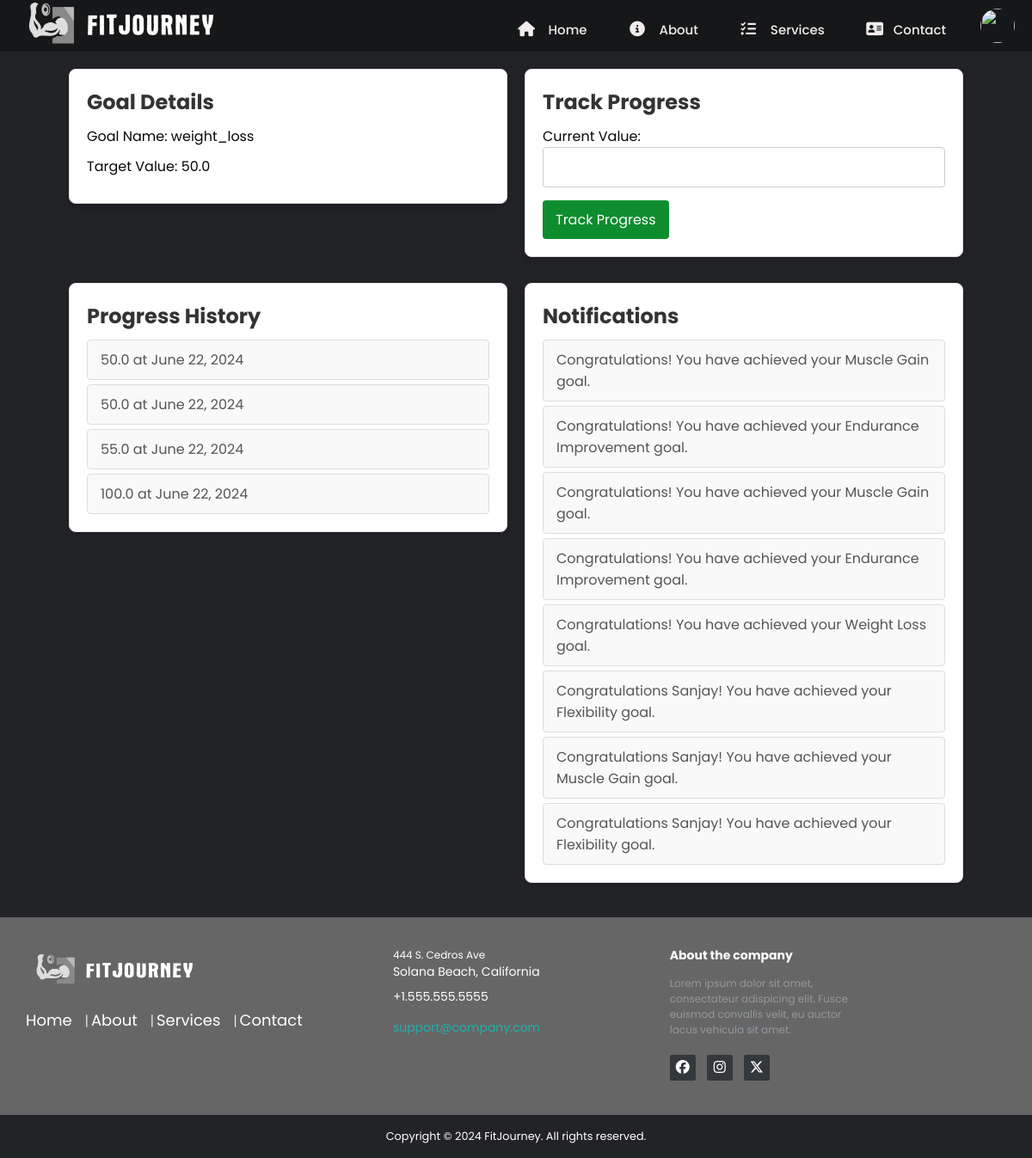
The app's page /goal/track/1/ (signed in) with its own data.
### Goal/models.py (models this page shows, shortened)
class Goal(models.Model):
    GOAL_TYPES = [
        ('weight_loss', 'Weight Loss'),
        ('muscle_gain', 'Muscle Gain'),
        ('endurance_improvement', 'Endurance Improvement'),
        ('flexibility', 'Flexibility'),
    ]
    user = models.ForeignKey(settings.AUTH_USER_MODEL, on_delete=models.CASCADE)
    goal_type = models.CharField(max_length=50, choices=GOAL_TYPES)
    target_value = models.FloatField()
    start_date = models.DateField(default=timezone.now)
    end_date = models.DateField()
    achieved = models.BooleanField(default=False)

class Progress(models.Model):
    goal = models.ForeignKey(Goal, on_delete=models.CASCADE)
    current_value = models.FloatField()
    date_recorded = models.DateField(default=timezone.now)

class Notification(models.Model):
    user = models.ForeignKey(settings.AUTH_USER_MODEL, on_delete=models.CASCADE)
    message = models.TextField()
    created_at = models.DateTimeField(default=timezone.now)
    read = models.BooleanField(default=False)

### Goal/views.py (the view, shortened to what this page needs)
@login_required
def track_progress(request, goal_id):
    goal = get_object_or_404(Goal, id=goal_id, user=request.user)
    progress = Progress.objects.filter(goal=goal)
    notifications = Notification.objects.filter(user=request.user, read=False)
    return render(request, 'Goal/track_progress.html', {'goal': goal, 'progress': progress, 'notifications': notifications})

### templates/Goal/track_progress.html (shortened to what this page needs)
{% extends 'base.html' %}
{% block content %}
{% load static %}
<body>
    <div class="container">
        <div class="row">
            <div class="col-md-6">
                <div class="card">
                    <div class="card-body">
                        <h2 class="card-title">Goal Details</h2>
                        <p class="card-text">Goal Name: {{ goal.goal_type }}</p>
                        <p class="card-text">Target Value: {{ goal.target_value }}</p>
                    </div>
                </div>
            </div>
            <div class="col-md-6">
                <div class="card">
                    <div class="card-body">
                        <h2 class="card-title">Track Progress</h2>
                        <form method="POST">
                            <div class="form-group">
                                <label for="current_value">Current Value:</label>
                                <input type="number" class="form-control" id="current_value" name="current_value" min="0" step="0.01" required>
                            </div>
                            <button type="submit" class="btn">Track Progress</button>
                        </form>
                    </div>
                </div>
            </div>
        </div>
        <div class="row">
            <div class="col-md-6">
                <div class="card">
                    <div class="card-body">
                        <h2 class="card-title">Progress History</h2>
                        <ul class="list-group">
                            {% if progress %}
                            {% for prog in progress %}
                            <li class="list-group-item">{{ prog.current_value }} at {{ prog.date_recorded }}</li>
                            {% endfor %}
                            {% else %}
                            <li class="list-group-item">No progress recorded yet.</li>
                            {% endif %}
                        </ul>
                    </div>
                </div>
            </div>
            <div class="col-md-6">
                <div class="card">
                    <div class="card-body">
                        <h2 class="card-title">Notifications</h2>
                        <ul class="list-group">
                            {% for notification in notifications %}
                            <li class="list-group-item">{{ notification.message }}</li>
                            {% endfor %}
                        </ul>
                    </div>
                </div>
            </div>
        </div>
    </div>
</body>
{% endblock %}

### templates/base.html (shortened to what this page needs)
{% load static %}
<!DOCTYPE html>
<html lang="en">
<head>
    <link rel="stylesheet" href="{% static 'css/style.css' %}">
    <link rel="stylesheet" href="https://cdnjs.cloudflare.com/ajax/libs/font-awesome/6.5.2/css/all.min.css"
 />
    <link rel="stylesheet" href="https://unpkg.com/boxicons@latest/css/boxicons.min.css">
</head>
<body>
    <div id="main">
        <div id="page1">
            <nav id="navbar">
                <a href="{% url 'index' %}"><img class="animate-navbar-js logo-img" src="{% static 'img/fitjourney-logo.png' %}"
                        alt="Artiverse Logo"></a>
                <div id="nav-part2" class="animate-navbar-js">
                    <div id="menu-links">
                        <h4>
                            <a href="{% url 'index' %}">
                                <i class="fa-solid fa-house"></i> Home
                            </a>
                        </h4>
                        <h4>
                            <a href="{% url 'about' %}">
                                <i class="fa-solid fa-circle-info"></i>
                                About</a>
                        </h4>
                        <h4>
                            <a href="{% url 'service' %}">
                                <i class="fa-solid fa-list-check"></i>
                                Services</a>
                        </h4>
                        <h4><a href="{% url 'contact' %}">
                                <i class="fa-solid fa-address-card"></i>Contact</a></h4>
                                {% if user.is_authenticated %}
                        <div class="profile-dropdown animate-navbar-js">
                            <div onclick="toggle()" class="profile-dropdown-btn">
                                <img src="{%static 'img/profile.jpg'%}" alt="">
                            </div>
                        </div>
                        {% else %}
                        <h4 id="signup-link"><a href="{%url 'register'%}">
                            <i class="fa-solid fa-user-plus"></i>Sign up</a></h4>
                    </div>
                    {% endif %}
                </div>
            </nav>
        </div>
    </div>
{% block content %}
{% endblock %}
    <footer class="footer-distributed">
        <div class="footer-left">
            <a href="" class="logo"><img src="{% static 'img/fitjourney-logo.png'%}" alt="Fitjourney Logo"></a>
            <p class="footer-links">
                <a href="#" class="link-1">Home</a>
                <a href="#">About</a>
                <a href="#">Services</a>
                <a href="#">Contact</a>
            </p>
        </div>
        <div class="footer-center">
            <div>
                <p><span>444 S. Cedros Ave</span> Solana Beach, California</p>
            </div>
            <div>
                <p>+1.555.555.5555</p>
            </div>
            <div>
                <p><a href="#">support@company.com</a></p>
            </div>
        </div>
        <div class="footer-right">
            <p class="footer-company-about">
                <span>About the company</span>
                Lorem ipsum dolor sit amet, consectateur adispicing elit. Fusce euismod convallis velit, eu auctor
                lacus vehicula sit amet.
            </p>
            <div class="footer-icons">
                <a href="#"><i class="fa-brands fa-facebook"></i></a>
                <a href="#"><i class="fa-brands fa-instagram"></i></a>
                <a href="#"><i class="fa-brands fa-x-twitter"></i></a>
            </div>
        </div>
    </footer>
    <div class="footer__bar">
        Copyright © 2024 FitJourney. All rights reserved.
    </div>
</body>
</html>

### templates/Goal/track_progress.html (style rules this page uses)
body { font-family: Arial, sans-serif; margin: 0; padding: 0; box-sizing: border-box; }
.container { width: 90%; max-width: 1200px; margin: 0 auto; padding: 20px; }
.row { display: flex; flex-wrap: wrap; margin: -10px; }
.col-md-6 { flex: 1 1 100%; max-width: 100%; padding: 10px; }
@media (min-width: 768px) { .col-md-6 { flex: 1 1 50%; max-width: 50%; } }
.card { background-color: #fff; border: 1px solid #ddd; border-radius: 8px; box-shadow: 0 4px 6px rgba(0, 0, 0, 0.1); padding: 20px; margin-bottom: 20px; }
.card-title { font-size: 1.5em; margin-bottom: 10px; color: #333; }
.card-text, .form-group label { font-size: 1em; margin-bottom: 10px; color: #080808; }
.form-group { margin-bottom: 15px; }
.form-control { width: 100%; padding: 10px; border: 1px solid #ccc; border-radius: 4px; font-size: 1em; }
.btn { background-color: #0e8d2e; color: #fff; border: none; padding: 10px 15px; border-radius: 4px; cursor: pointer; font-size: 1em; }
.list-group { list-style: none; padding: 0; }
.list-group-item { padding: 10px 15px; border: 1px solid #ddd; border-radius: 4px; margin-bottom: 5px; background-color: #f9f9f9; color: #555; }
.list-group-item:last-child { margin-bottom: 0; }

### records on screen
Goal: goal_type "weight_loss", target_value "50.0"
Progress: current_value "50.0", date_recorded "June 22, 2024"
Progress: current_value "50.0", date_recorded "June 22, 2024"
Progress: current_value "55.0", date_recorded "June 22, 2024"
Progress: current_value "100.0", date_recorded "June 22, 2024"
Notification: message "Congratulations! You have achieved your Muscle Gain goal."
Notification: message "Congratulations! You have achieved your Endurance Improvement goal."
Notification: message "Congratulations! You have achieved your Muscle Gain goal."
Notification: message "Congratulations! You have achieved your Endurance Improvement goal."
Notification: message "Congratulations! You have achieved your Weight Loss goal."
Notification: message "Congratulations Sanjay! You have achieved your Flexibility goal."
Notification: message "Congratulations Sanjay! You have achieved your Muscle Gain goal."
Notification: message "Congratulations Sanjay! You have achieved your Flexibility goal."
